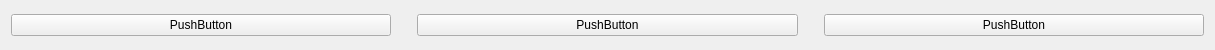
<?xml version="1.0" encoding="UTF-8"?>
<ui version="4.0">
 <class>Form</class>
 <widget class="QWidget" name="Form">
  <property name="geometry">
   <rect>
    <x>0</x>
    <y>0</y>
    <width>1215</width>
    <height>50</height>
   </rect>
  </property>
  <property name="windowTitle">
   <string>Form</string>
  </property>
  <layout class="QHBoxLayout" name="horizontalLayout">
   <item>
    <widget class="QPushButton" name="cameraButton">
     <property name="minimumSize">
      <size>
       <width>375</width>
       <height>0</height>
      </size>
     </property>
     <property name="text">
      <string>PushButton</string>
     </property>
    </widget>
   </item>
   <item>
    <spacer name="horizontalSpacer">
     <property name="orientation">
      <enum>Qt::Horizontal</enum>
     </property>
     <property name="sizeType">
      <enum>QSizePolicy::Fixed</enum>
     </property>
     <property name="sizeHint" stdset="0">
      <size>
       <width>20</width>
       <height>10</height>
      </size>
     </property>
    </spacer>
   </item>
   <item>
    <widget class="QPushButton" name="photoButton">
     <property name="minimumSize">
      <size>
       <width>375</width>
       <height>0</height>
      </size>
     </property>
     <property name="text">
      <string>PushButton</string>
     </property>
    </widget>
   </item>
   <item>
    <spacer name="horizontalSpacer_2">
     <property name="orientation">
      <enum>Qt::Horizontal</enum>
     </property>
     <property name="sizeType">
      <enum>QSizePolicy::Fixed</enum>
     </property>
     <property name="sizeHint" stdset="0">
      <size>
       <width>20</width>
       <height>10</height>
      </size>
     </property>
    </spacer>
   </item>
   <item>
    <widget class="QPushButton" name="openButton">
     <property name="minimumSize">
      <size>
       <width>375</width>
       <height>0</height>
      </size>
     </property>
     <property name="text">
      <string>PushButton</string>
     </property>
    </widget>
   </item>
  </layout>
 </widget>
 <resources/>
 <connections/>
</ui>
